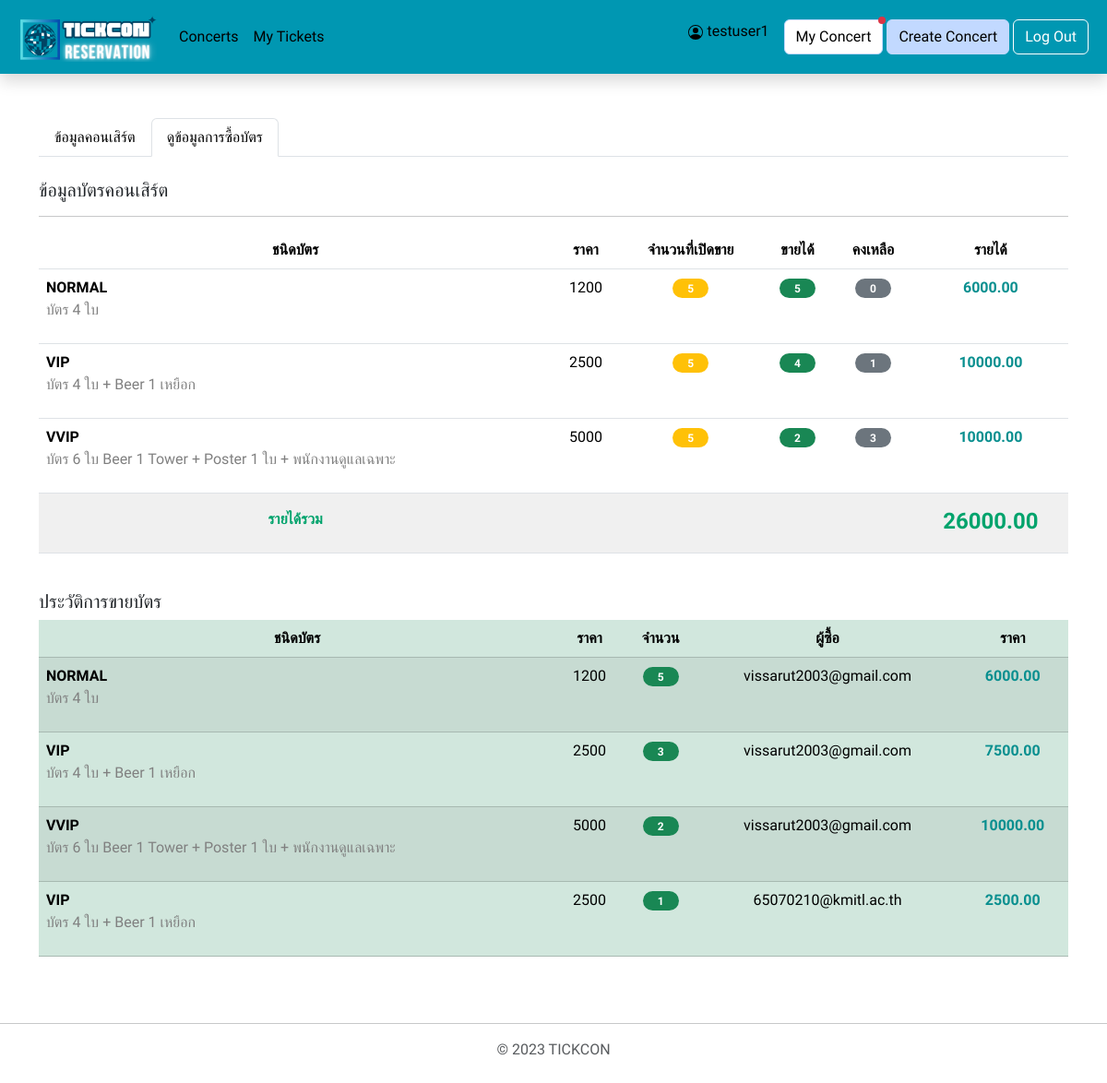
Screenshot of /all_final/each_my_concert_stat.php?concert_id=1 (signed in) with the database file from the repository.
### tables this page shows
CREATE TABLE "ticket_detail" (
	"detail_id"	INTEGER NOT NULL UNIQUE,
	"name"	TEXT NOT NULL,
	"description"	TEXT,
	"price"	INTEGER NOT NULL,
	"concert_id"	INTEGER NOT NULL,
	"amount"	INTEGER NOT NULL,
	PRIMARY KEY("detail_id" AUTOINCREMENT),
	FOREIGN KEY("concert_id") REFERENCES "concert"("concert_id")
);

CREATE TABLE "ticket" (
	"ticket_id"	INTEGER NOT NULL UNIQUE,
	"detail_id"	INTEGER NOT NULL,
	"payment_id"	TEXT,
	FOREIGN KEY("detail_id") REFERENCES "ticket_detail"("detail_id"),
	PRIMARY KEY("ticket_id" AUTOINCREMENT)
);

CREATE TABLE "member" (
	"member_id"	INTEGER NOT NULL UNIQUE,
	"email"	TEXT NOT NULL,
	"password"	TEXT NOT NULL,
	"type"	TEXT NOT NULL,
	"firstname"	TEXT,
	"lastname"	TEXT,
	PRIMARY KEY("member_id" AUTOINCREMENT)
);

### all_final/each_my_concert_stat.php (the view, shortened to what this page needs)
<!DOCTYPE html>
<html lang="en">
<head>
    <link href="https://cdn.jsdelivr.net/npm/bootstrap@5.3.2/dist/css/bootstrap.min.css" rel="stylesheet"
>
</head>
<body>
    <nav class="navbar navbar-expand-md sticky-top shadow p-2 mb-5 " style="background-color : #0097B2">
        <div class="container-fluid">
            <a class="navbar-brand" href="index_user.php">
                <img src="upload/logo/TICKCON.png" alt="Logo" width="150px" class="d-inline-block align-text-top">
            </a>
            <div class="collapse navbar-collapse" id="navbarSupportedContent">
                <ul class="navbar-nav me-auto mb-2 mb-lg-0 p-1 ms-0 ps-0">
                    <li class="nav-item">
                        <a class="nav-link-1 nav-link " href="index_user.php">Concerts</a>
                    </li>
                    <li class="nav-item">
                        <a class=" nav-link-1 nav-link" href="myticket.php">My Tickets</a>
                    </li>
                </ul>
                <div class="mb-lg-0 me-3 mt-1">
                    <p style="color:black">
                        <?= $_SESSION['firstname'] ?>
                    </p>
                </div>
                <?php
                require_once 'config/db.php';
                $member_id = $_SESSION['member_id'];
                $sql = <<<EOF
                SELECT * from concert
                WHERE member_id = $member_id;
                EOF;
                $ret = $db->query($sql);
                $count = 0;
                $status = array();
                while ($row = $ret->fetchArray(SQLITE3_ASSOC)) {
                    array_push($status, $row['status']);
                    $count++;
                }
                if ($count > 0) {
                    echo '<form class="d-flex mb-2 mb-lg-0 me-1" action="my_concert.php">
                    <button class="btn btn-light position-relative" type="submit" style = "background-color: white;">My Concert';
                    if (in_array("approved", $status) || in_array("rejected", $status)) {
                        echo '<span class="position-absolute top-0 start-100 translate-middle p-1 bg-danger rounded-circle">
                        </span>';
                    }
                    echo '</button>
                    </form>';
                }
                ?>
                <form class="d-flex mb-2 mb-lg-0 me-1" action="createcon_db.php">
                    <button class="btn btn-light" type="submit">Create Concert</button>
                </form>
                <form class="d-flex mb-2 mb-lg-0" action="index_notlogin.php">
                    <button class="btn btn-outline-danger" type="submit">Log Out</button>
                </form>
            </div>
        </div>
    </nav>
    <?php
    $concert_id = $_SESSION['concert_id'];
    require_once 'config/db.php';
    echo '<div class="container">
        <ul class="nav nav-tabs">
        <li class="nav-item">
            <a class="nav-link1 nav-link" href="each_my_concert.php">ข้อมูลคอนเสิร์ต</a>
        </li>
        <li class="nav-item">
            <a class="nav-link1 nav-link active" aria-current="page" href="each_my_concert_stat.php" >ดูข้อมูลการซื้อบัตร</a>
        </li>
        </ul><br><h5>ข้อมูลบัตรคอนเสิร์ต</h5><hr>';
    $sql2 = <<<EOF
        SELECT *
        FROM ticket_detail
        WHERE concert_id = $concert_id;
        ORDER BY detail_id
        EOF;
    $ret2 = $db->query($sql2);
    $sql_amount_buy = <<<EOF
        SELECT COUNT(CASE WHEN payment_id IS NOT NULL THEN detail_id END) AS amount_sell
        FROM ticket t
        JOIN ticket_detail td
        USING (detail_id)
        WHERE concert_id = $concert_id
        GROUP BY detail_id
        ORDER BY detail_id
        EOF;
    $ret_amount_buy = $db->query($sql_amount_buy);
    $total_earn = 0;
    echo '<table class="table  table-hover text-center">
        <thead>
            <tr >
            <th scope="col">ชนิดบัตร</th>
            <th scope="col">ราคา</th>
            <th scope="col">จำนวนที่เปิดขาย</th>
            <th scope="col">ขายได้</th>
            <th scope="col">คงเหลือ</th>
            <th scope="col">รายได้</th>
            </tr>
        </thead><tbody>';
    while ($row2 = $ret2->fetchArray(SQLITE3_ASSOC)) {
        $row_amount_buy = $ret_amount_buy->fetchArray(SQLITE3_ASSOC);
        echo '<tr>
            <td class="text-start"><b>' . $row2['name'] . '</b><p style = "color:#808080">' . $row2['description'] . '</p></td>
            <td>' . $row2['price'] . '</td>
            <td><span class="badge bg-warning rounded-pill px-3">' . $row2['amount'] . '</span></td>
            <td><span class="badge bg-success rounded-pill px-3">' . $row_amount_buy['amount_sell'] . '</span></td>
            <td><span class="badge bg-secondary rounded-pill px-3">' . $row2['amount'] - $row_amount_buy['amount_sell'] . '</span></td>
            <td><p style= "color:#088F8F"><b>' . number_format((float) $row2['price'] * $row_amount_buy['amount_sell'], 2, '.', '') . '</b></p></td>
          </tr>';
        $total_earn = $total_earn + ($row2['price'] * $row_amount_buy['amount_sell']);
    }
    echo '<tr >
        <td class=" align-items-center pt-3" style = "background-color: #F0F0F0;"><p style = "color:#00A36C"><b>รายได้รวม</b></p></td>
        <td style = "background-color: #F0F0F0;"></td>
        <td style = "background-color: #F0F0F0;"></td>
        <td style = "background-color: #F0F0F0;"></td>
        <td style = "background-color: #F0F0F0;"></td>
        <td class=" align-items-center pt-3" style = "color:#00A36C; background-color: #F0F0F0;"><h4><b>' . number_format((float) $total_earn, 2, '.', '') . '</b></h4></td>
      </tr></tbody></table>';
    echo '</div>';
    $sql_sell_history = <<<EOF
        SELECT * , COUNT(*)
        FROM ticket
        JOIN ticket_detail
        USING (detail_id)
        JOIN payment
        USING (payment_id)
        JOIN member
        USING (member_id)
        WHERE concert_id = $concert_id AND payment_id is not null
        GROUP BY member_id, detail_id;
        EOF;
    $ret_sell_history = $db->query($sql_sell_history);
    $count_sell = 0;
    while ($row_sell_history = $ret_sell_history->fetchArray(SQLITE3_ASSOC)) {
        $count_sell++;
    }
    $sql_sell_history = <<<EOF
        SELECT * , COUNT(*)
        FROM ticket
        JOIN ticket_detail
        USING (detail_id)
        JOIN payment
        USING (payment_id)
        JOIN member
        USING (member_id)
        WHERE concert_id = $concert_id AND payment_id is not null
        GROUP BY member_id, detail_id;
        EOF;
    $ret_sell_history = $db->query($sql_sell_history);
    echo '<br><div class="container"><h5>ประวัติการขายบัตร</h5><div class="overflow-auto">';
    if ($count_sell > 0) {
        echo '<table class="table table-success  table-striped text-center">
        <thead>
            <tr>
            <th scope="col">ชนิดบัตร</th>
            <th scope="col">ราคา</th>
            <th scope="col">จำนวน</th>
            <th scope="col">ผู้ซื้อ</th>
            <th scope="col">ราคา</th>
            </tr>
        </thead><tbody>';
        while ($row_sell_history = $ret_sell_history->fetchArray(SQLITE3_ASSOC)) {
            echo '<tr>
            <td class="text-start"><b>' . $row_sell_history['name'] . '</b><p style = "color:#808080">' . $row_sell_history['description'] . '</p></td>
            <td>' . $row_sell_history['price'] . '</td>
            <td><span class="badge bg-success rounded-pill px-3">' . $row_sell_history['COUNT(*)'] . '</span></td>
            <td>' . $row_sell_history['email'] . '</td>
            <td><p style= "color:#088F8F"><b>' . number_format((float) $row_sell_history['COUNT(*)'] * $row_sell_history['price'], 2, '.', '') . '</b></p></td>
            </tr>';
        }
        echo '</tbody></table>';
    } else {
        echo 'ยังไม่มีการขายบัตร';
    }
    echo '</div></div>';
    ?>
    <footer class="py-3 my-4 ">
        <hr>
        <p class="text-center text-muted">© 2023 TICKCON</p>
    </footer>
</body>
</html>

### all_final/each_my_concert_stat.php (style rules this page uses)
* { font-family: 'Dosis', sans-serif; font-family: 'IBM Plex Sans Thai', sans-serif; }
.navbar-brand { font-family: 'Mohave', sans-serif; }
.container-fluid { color: white; }
.btn-light { background-color: #C2D9FF; border-color: #C2D9FF; }
.btn-outline-danger { color: white; border-color: white; }
.nav-link { text-decoration: none; color: #000000; }

### rows the page displays
ticket_detail: name "NORMAL", description "บัตร 4 ใบ", price "1200", amount "5", amount_sell "5", amount_sell "0", amount_sell "6000.00"
ticket_detail: name "VIP", description "บัตร 4 ใบ + Beer 1 เหยือก", price "2500", amount "5", amount_sell "4", amount_sell "1", amount_sell "10000.00"
ticket_detail: name "VVIP", description "บัตร 6 ใบ Beer 1 Tower + Poster 1 ใบ + พนักงานดูแลเฉพาะ", price "5000", amount "5", amount_sell "2", amount_sell "3", amount_sell "10000.00"
ticket: detail.name "NORMAL", detail.description "บัตร 4 ใบ", detail.price "1200", COUNT "5", member.email "vissarut2003@gmail.com", price "6000.00"
ticket: detail.name "VIP", detail.description "บัตร 4 ใบ + Beer 1 เหยือก", detail.price "2500", COUNT "3", member.email "vissarut2003@gmail.com", price "7500.00"
ticket: detail.name "VVIP", detail.description "บัตร 6 ใบ Beer 1 Tower + Poster 1 ใบ + พนักงานดูแลเฉพาะ", detail.price "5000", COUNT "2", member.email "vissarut2003@gmail.com", price "10000.00"
ticket: detail.name "VIP", detail.description "บัตร 4 ใบ + Beer 1 เหยือก", detail.price "2500", COUNT "1", member.email "65070210@kmitl.ac.th", price "2500.00"

### other values shown
$_SESSION['firstname'] "testuser1"
$total_earn "26000.00"
